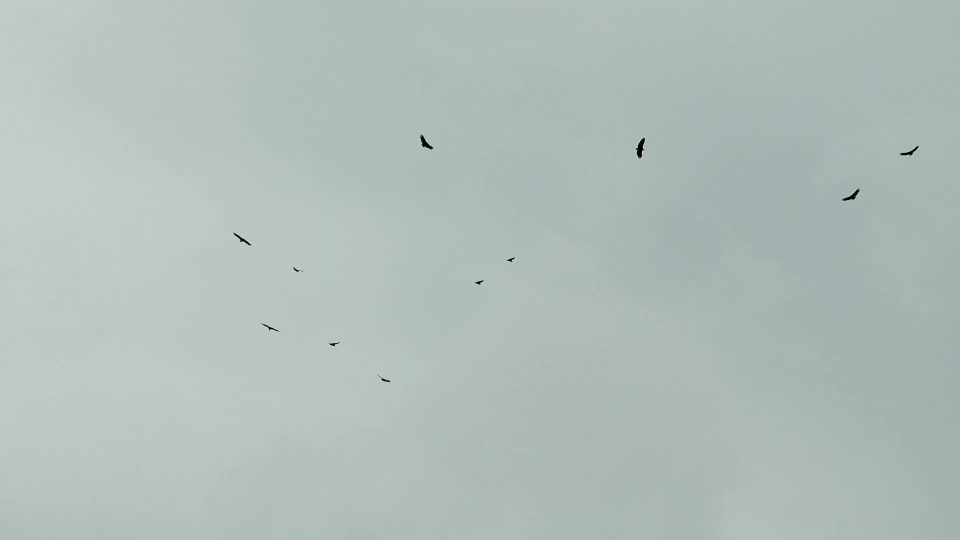
#> input picture frame 54 of Images/Flying Birds 4K Video - Free HD Stock Footage - No Copyright - Bird Animals Sky.mp4, 1920 x 1080 px (shown at 1/2 size)
$ python BIRDSONG_VIDEO.py
#> lines starting #> are read from the running program, lines starting #| are printed output that depends on the picture; after the words box and inside, x2 and y2 are one past the last pixel; in counts of white or black regions, pixels touching at a corner belong together
import cv2
import numpy as np
import csv
import os

# --------------------------
# Parameters
# --------------------------
VIDEO_PATH = "/Users/maxkeune/Documents/GitHub/BirdSong---OpenMusic/Images/Flying Birds 4K Video - Free HD Stock Footage - No Copyright - Bird Animals Sky.mp4"
OUTPUT_CSV = "birds_video_normalized.csv"
OUTPUT_LISP = "birds_video.lisp"
OUTPUT_DEBUG_DIR = "video_debug_frames"
OUTPUT_DIR = "/Users/maxkeune/Documents/GitHub/BirdSong---OpenMusic/BirdWorkSpace/user"
os.makedirs(OUTPUT_DIR, exist_ok=True)
os.makedirs(OUTPUT_DEBUG_DIR, exist_ok=True)

MERGE_DISTANCE = 20
MIN_AREA = 30
MAX_AREA = 500
FRAME_INTERVAL = 0.5  # seconds between frames

# --------------------------
# Helper: merge close points
# --------------------------
def merge_close_points(points, min_dist=MERGE_DISTANCE):
    merged = []
    for p in points:
        if not merged:
            merged.append(p)
        else:
            dists = [np.linalg.norm(np.array(p) - np.array(m)) for m in merged]
            if min(dists) < min_dist:
                idx = np.argmin(dists)
                merged[idx] = (
                    (merged[idx][0] + p[0]) / 2,
                    (merged[idx][1] + p[1]) / 2
                )
            else:
                merged.append(p)
    return merged

# --------------------------
# Open video
# --------------------------
cap = cv2.VideoCapture(VIDEO_PATH)
if not cap.isOpened():
    raise FileNotFoundError(f"Could not open video {VIDEO_PATH}")

fps = cap.get(cv2.CAP_PROP_FPS)
frame_count = int(cap.get(cv2.CAP_PROP_FRAME_COUNT))
frame_interval_count = int(fps * FRAME_INTERVAL)

all_csv_data = []
all_x_raw, all_y_raw = [], []
all_x_norm, all_y_midi = [], []

frame_idx = 0
while True:
    ret, frame = cap.read()
#> frame is the input picture: shape (1080, 1920, 3); mean B, G, R 187, 189.4, 177
    if not ret:
        break

    if frame_idx % frame_interval_count == 0:
        height, width = frame.shape[:2]

        # --------------------------
        # Process frame
        # --------------------------
        gray = cv2.cvtColor(frame, cv2.COLOR_BGR2GRAY)
        gray_clahe = cv2.createCLAHE(clipLimit=2.0, tileGridSize=(8,8)).apply(gray)
        gray_clahe = cv2.normalize(gray_clahe, None, 0, 255, cv2.NORM_MINMAX)
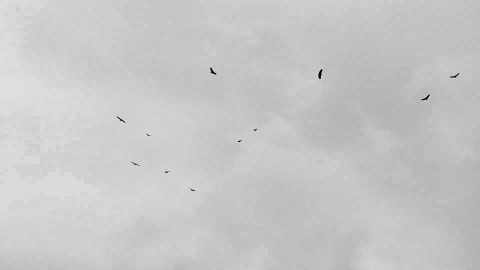
#> gray_clahe: shape (1080, 1920) (shown at 1/4 size); min 0, max 255, mean 198.7
        gray_clahe = cv2.convertScaleAbs(gray_clahe, alpha=1.5, beta=30)
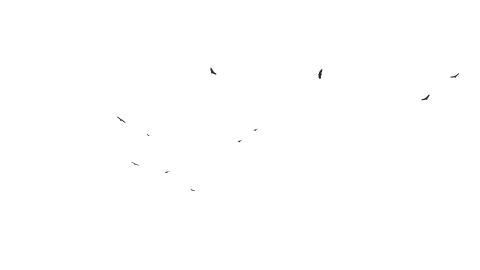
#> gray_clahe: shape (1080, 1920) (shown at 1/4 size); min 30, max 255, mean 254.8
        blurred = cv2.GaussianBlur(gray_clahe, (7,7), 0)

        # Adaptive threshold + morphology
        thresh = cv2.adaptiveThreshold(blurred, 255,
                                       cv2.ADAPTIVE_THRESH_GAUSSIAN_C,
                                       cv2.THRESH_BINARY_INV, 11, 2)
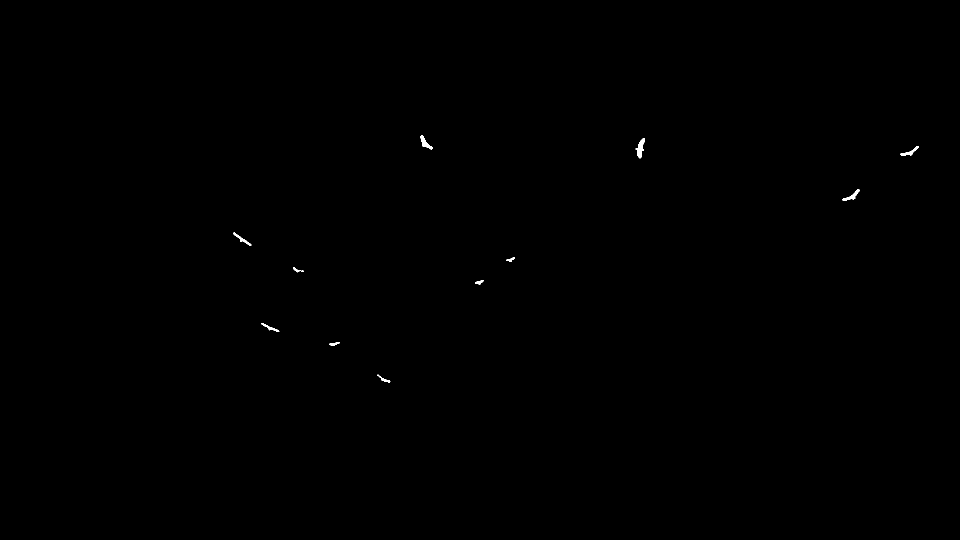
#> thresh: shape (1080, 1920) (shown at 1/2 size); 0.09% white; 12 white regions (1 under 20 px), largest, box (x1, y1, x2, y2) and area: (1271, 276, 1290, 317) 369, (841, 270, 866, 299) 274, (1684, 378, 1719, 402) 247
        kernel = np.ones((3,3), np.uint8)
        thresh = cv2.morphologyEx(thresh, cv2.MORPH_OPEN, kernel, iterations=1)
#> thresh: shape (1080, 1920); 0.09% white; 12 white regions (1 under 20 px)

        # Contour detection
        contours, _ = cv2.findContours(thresh, cv2.RETR_EXTERNAL, cv2.CHAIN_APPROX_SIMPLE)
#> contours = 12 contours, 1 with area under 20; largest, box (x1, y1, x2, y2) and area: (1273, 276, 1290, 316) 316, (841, 270, 866, 299) 236, (1685, 378, 1719, 402) 204, (1801, 292, 1837, 311) 170, (467, 465, 502, 491) 151
        points = []
        for cnt in contours:
            area = cv2.contourArea(cnt)
            if MIN_AREA <= area <= MAX_AREA:
                M = cv2.moments(cnt)
                if M['m00'] != 0:
                    cx = int(M['m10'] / M['m00'])
                    cy = int(M['m01'] / M['m00'])
                    points.append((cx, cy))
#> this loop made 12 passes
#> (area, cx, cy) on passes 1, 2, 3, 4, 6, 7, 8, 9: (56.5, 770, 760), (61, 668, 687), (108, 540, 655), (59, 958, 564), (39, 591, 539), (56.5, 1021, 518), (151, 483, 478), (203.5, 1703, 391)
#> after the loop, points = [(770, 760), (668, 687), (540, 655), (958, 564), (591, 539), (1021, 518), (483, 478), (1703, 391), (1819, 303), (1280, 295), (850, 285)]

        points = merge_close_points(points, MERGE_DISTANCE)
#> the loop in merge_close_points, `for p in points:` made 11 passes
#> (p, dists) on passes 2 to 7: ((668, 687), [125.4]), ((540, 655), [252.8, 131.9]), ((958, 564), [271.6, 315, 427.8]), ((591, 539), [284.4, 166.8, 126.7, 367.9]), ((1021, 518), [348.7, 391.4, 500.1, 78.01, 430.5]), ((483, 478), [402.4, 279.1, 186, 482.7, 124, 539.5])
#> after the loop in merge_close_points, `for p in points:`: merged has the same summary as points outside merge_close_points

        if points:
            # Sort birds left to right by X
            points = sorted(points, key=lambda p: p[0])
#> points = [(483, 478), (540, 655), (591, 539), (668, 687), (770, 760), (850, 285), (958, 564), (1021, 518), (1280, 295), (1703, 391), (1819, 303)]

            xs = [cx for (cx, _) in points]
#> xs = [483, 540, 591, 668, 770, 850, 958, 1021, 1280, 1703, 1819]
            x_min, x_max = min(xs), max(xs)
#> x_min = 483; x_max = 1819
            if x_max - x_min < 1e-3:
                x_max += 1

            def norm_x(cx):
                return np.interp(cx, [x_min, x_max], [0,1])
            def norm_y(cy):
                cy_clipped = np.clip(cy, 0, height)
                return int(np.interp(cy_clipped, [0,height], [127,0]))


            # Append CSV data
            for (cx, cy) in points:
                all_csv_data.append([frame_idx/fps, norm_x(cx), norm_y(cy)])
#> this loop made 11 passes
#> (cx, cy, cy_clipped in norm_y) on passes 1 to 8: (483, 478, 478), (540, 655, 655), (591, 539, 539), (668, 687, 687), (770, 760, 760), (850, 285, 285), (958, 564, 564), (1021, 518, 518)
#> after the loop, all_csv_data = [[0, 0, 70], [0, 0.0427, 49], [0, 0.0808, 63], [0, 0.138, 46], [0, 0.215, 37], [0, 0.275, 93], [0, 0.356, 60], [0, 0.403, 66], [0, 0.597, 92], [0, 0.913, 81], [0, 1, 91]]

            # Append Lisp dataset
            all_x_raw.extend([str(round(x)) for x,_ in points])
            all_y_raw.extend([str(round(y)) for _,y in points])
            all_x_norm.extend([str(round(norm_x(x),4)) for x,_ in points])
            all_y_midi.extend([str(norm_y(y)) for _,y in points])

            # Debug frame
            debug_frame = frame.copy()
            for i,(x,y) in enumerate(points):
                cv2.circle(debug_frame, (int(x), int(y)), 8, (0,0,255), 2)
                cv2.putText(debug_frame, str(i+1), (int(x)+10,int(y)-10),
                            cv2.FONT_HERSHEY_SIMPLEX, 0.6, (0,255,0), 2)
#> this loop made 11 passes
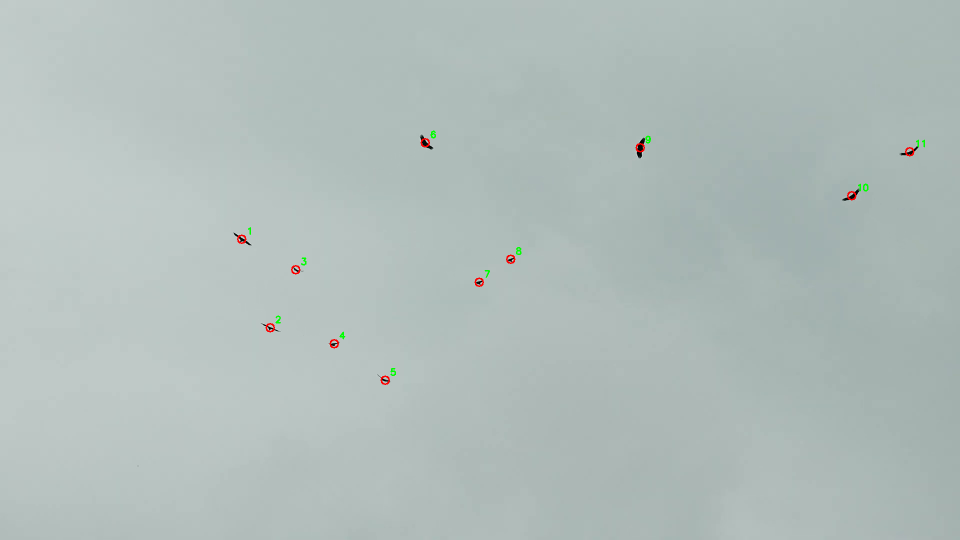
#> debug_frame: shape (1080, 1920, 3) (shown at 1/2 size); 0.14% of pixels changed, all inside (x1, y1, x2, y2) = (474, 261, 1850, 770)
            debug_filename = os.path.join(OUTPUT_DEBUG_DIR, f"frame_{frame_idx:05d}.jpg")
            cv2.imwrite(debug_filename, debug_frame)

    frame_idx += 1

cap.release()
print(f"Processed video: {VIDEO_PATH}")

# --------------------------
# Write CSV
# --------------------------
with open(os.path.join(OUTPUT_DIR, OUTPUT_CSV), "w", newline="") as f:
    writer = csv.writer(f)
    writer.writerow(["time_s", "x_norm", "y_midi"])
    writer.writerows(all_csv_data)

print(f"Normalized CSV saved: {os.path.join(OUTPUT_DIR, OUTPUT_CSV)}")

# --------------------------
# Write Lisp file (single dataset)
# --------------------------
lisp_filename = os.path.join(OUTPUT_DIR, OUTPUT_LISP)
with open(lisp_filename, "w") as f:
    f.write(f";; Bird data from video: {os.path.basename(VIDEO_PATH)}\n")
    f.write(f"(defun bird-x-raw () '(" + " ".join(all_x_raw) + "))\n")
    f.write(f"(defun bird-y-raw () '(" + " ".join(all_y_raw) + "))\n")
    f.write(f"(defun bird-x () '(" + " ".join(all_x_norm) + "))\n")
    f.write(f"(defun bird-y () '(" + " ".join(all_y_midi) + "))\n")

print(f"Lisp file saved: {lisp_filename}")

$ run again, starting later in the video
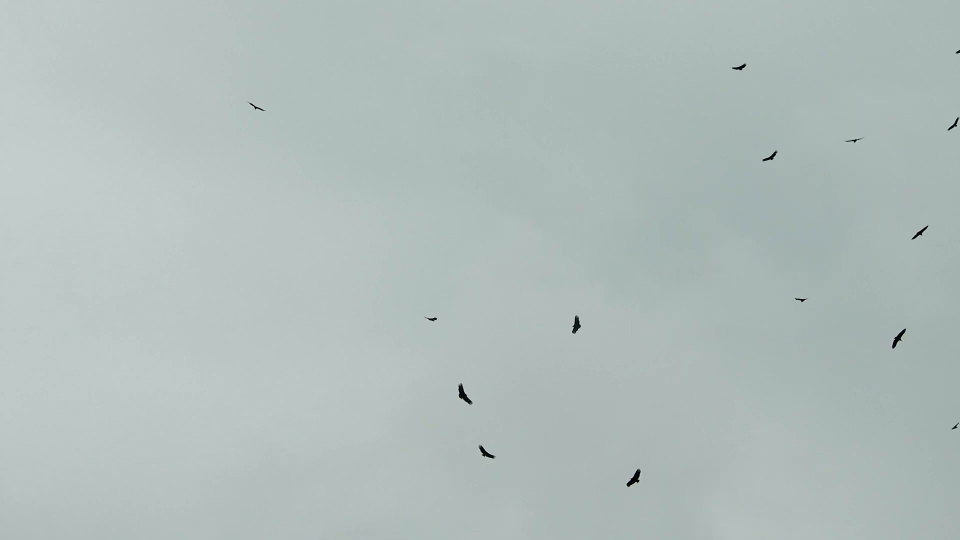
#> input picture frame 244 of Images/Flying Birds 4K Video - Free HD Stock Footage - No Copyright - Bird Animals Sky.mp4, 1920 x 1080 px (shown at 1/2 size)
#> frame is the input picture: shape (1080, 1920, 3); mean B, G, R 187.1, 189.5, 177.2
#> `thresh = cv2.adaptiveThreshold(blurred, 255, cv2.ADAPTIVE_THRESH_GAUSS..`:
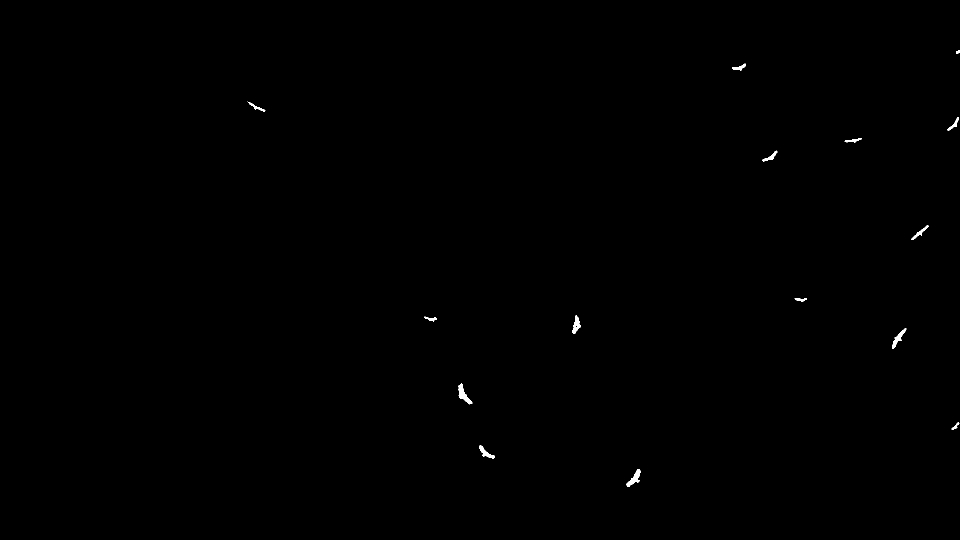
#> thresh: shape (1080, 1920) (shown at 1/2 size); 0.15% white; 15 white regions, largest, box (x1, y1, x2, y2) and area: (917, 767, 945, 809) 437, (1253, 938, 1281, 974) 399, (1784, 657, 1813, 698) 339
#> contours = 15 contours; largest, box (x1, y1, x2, y2) and area: (917, 768, 944, 808) 384, (1253, 938, 1281, 974) 351, (1144, 631, 1162, 667) 291, (1784, 657, 1812, 697) 282, (958, 891, 989, 917) 244
#> the loop `for cnt in contours:` made 15 passes
#> (area, cx, cy) on passes 1 to 8: (351, 1268, 956), (244, 971, 905), (58, 1910, 852), (383.5, 927, 789), (282, 1796, 676), (77.5, 862, 637), (291, 1152, 650), (74, 1600, 598)
#> after the loop `for cnt in contours:`: points = [(1268, 956), (971, 905), (1910, 852), (927, 789), (1796, 676), (862, 637), (1152, 650), (1600, 598), (1839, 465), (1540, 313), (1706, 280), (1907, 248), (513, 214), (1479, 134)]
#> the loop in merge_close_points, `for p in points:` made 14 passes
#> (p, dists) on passes 2 to 7: ((971, 905), [301.3]), ((1910, 852), [650.4, 940.5]), ((927, 789), [379.7, 124.1, 985]), ((1796, 676), [597.6, 856.2, 209.7, 876.3]), ((862, 637), [516.3, 289.3, 1069.8, 165.3, 934.8]), ((1152, 650), [327.2, 312.7, 784.5, 264.5, 644.5, 290.3])
#> after the loop in merge_close_points, `for p in points:`: merged has the same summary as points outside merge_close_points
#> `points = sorted(points, key=lambda p: p[0])`: points = [(513, 214), (862, 637), (927, 789), (971, 905), (1152, 650), (1268, 956), (1479, 134), (1540, 313), (1600, 598), (1706, 280), (1796, 676), (1839, 465), (1907, 248), (1910, 852)]
#> xs = [513, 862, 927, 971, 1152, 1268, 1479, 1540, 1600, 1706, 1796, 1839, 1907, 1910]
#> x_min = 513; x_max = 1910
#> the loop `for (cx, cy) in points:` made 14 passes
#> (cx, cy, cy_clipped in norm_y) on passes 1 to 8: (513, 214, 214), (862, 637, 637), (927, 789, 789), (971, 905, 905), (1152, 650, 650), (1268, 956, 956), (1479, 134, 134), (1540, 313, 313)
#> after the loop `for (cx, cy) in points:`: all_csv_data = [[0, 0, 101], [0, 0.25, 52], [0, 0.296, 34], [0, 0.328, 20], [0, 0.457, 50], [0, 0.54, 14], [0, 0.691, 111], [0, 0.735, 90], [0, 0.778, 56], [0, 0.854, 94], [0, 0.918, 47], [0, 0.949, 72], [0, 0.998, 97], [0, 1, 26]]
#> the loop `for i,(x,y) in enumerate(points):` made 14 passes
#> after the loop `for i,(x,y) in enumerate(points):`:
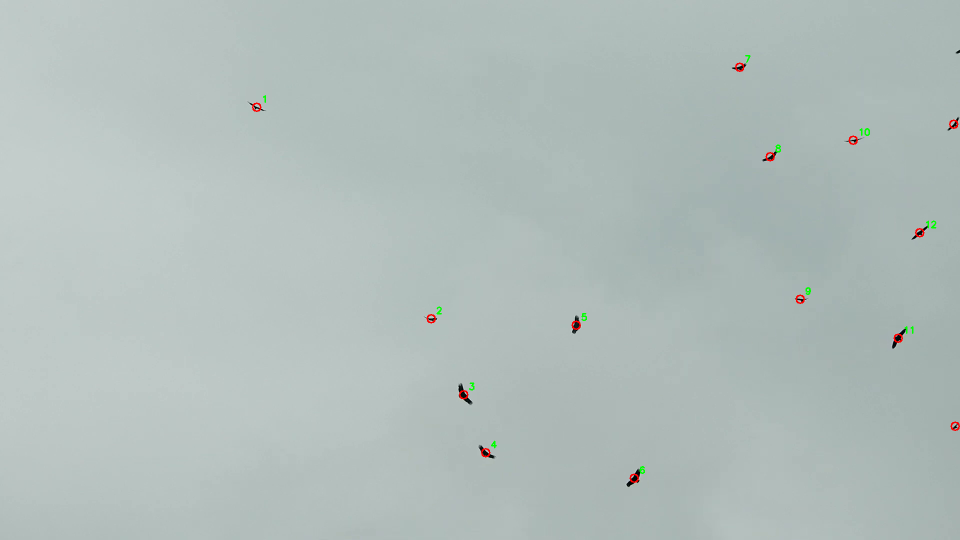
#> debug_frame: shape (1080, 1920, 3) (shown at 1/2 size); 0.17% of pixels changed, all inside (x1, y1, x2, y2) = (504, 110, 1920, 966)

$ run again, starting later in the video
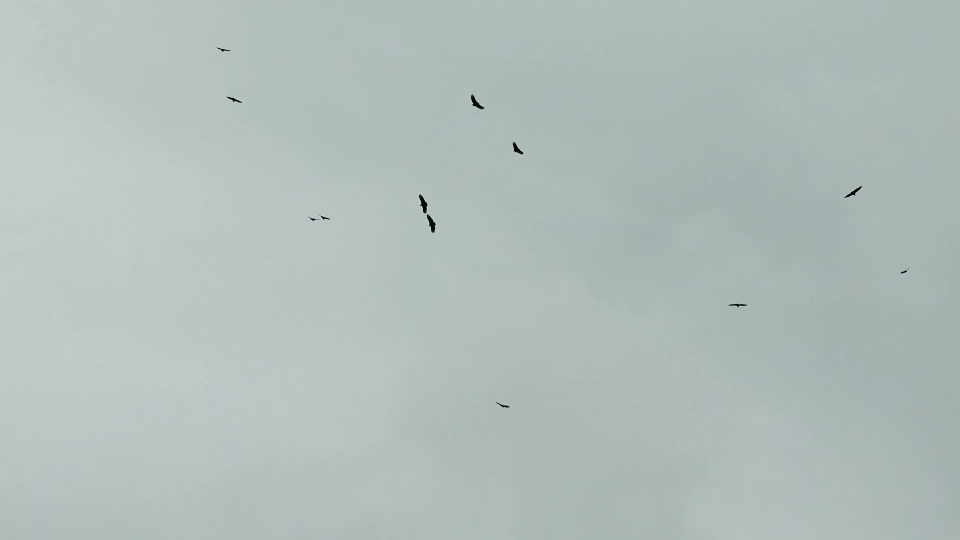
#> input picture frame 435 of Images/Flying Birds 4K Video - Free HD Stock Footage - No Copyright - Bird Animals Sky.mp4, 1920 x 1080 px (shown at 1/2 size)
#> frame is the input picture: shape (1080, 1920, 3); mean B, G, R 187.2, 189.6, 177.4
#> `thresh = cv2.adaptiveThreshold(blurred, 255, cv2.ADAPTIVE_THRESH_GAUSS..`:
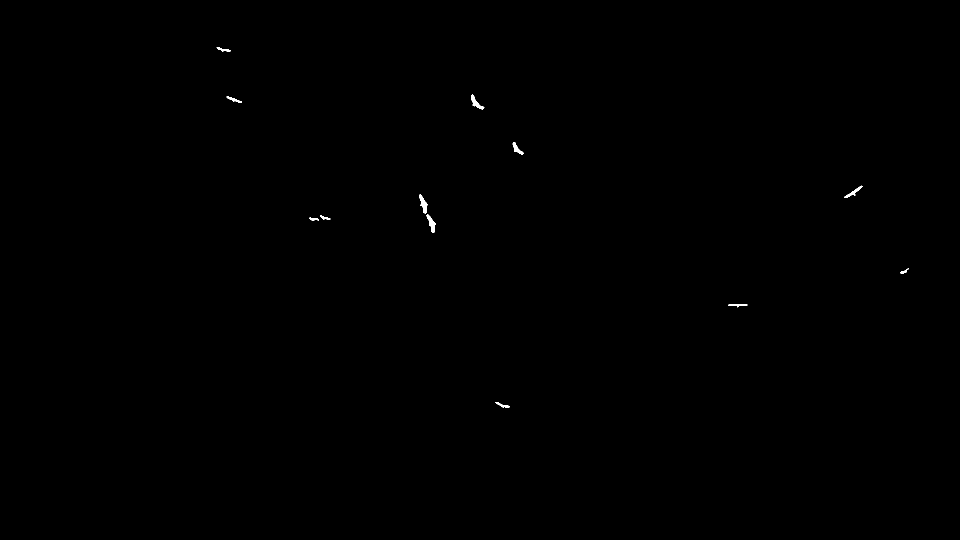
#> thresh: shape (1080, 1920) (shown at 1/2 size); 0.1% white; 12 white regions, largest, box (x1, y1, x2, y2) and area: (838, 389, 855, 427) 306, (853, 429, 871, 466) 300, (942, 189, 969, 219) 273
#> contours = 12 contours; largest, box (x1, y1, x2, y2) and area: (838, 389, 855, 427) 264, (853, 429, 871, 465) 256, (942, 190, 968, 219) 228, (1026, 285, 1047, 309) 178, (1689, 372, 1724, 396) 168
#> the loop `for cnt in contours:` made 12 passes
#> (area, cx, cy) on passes 1 to 8: (89, 1005, 810), (111.5, 1475, 609), (41.5, 1807, 543), (51, 627, 438), (61.5, 649, 435), (256.5, 862, 446), (263.5, 846, 407), (167.5, 1706, 384)
#> after the loop `for cnt in contours:`: points = [(1005, 810), (1475, 609), (1807, 543), (627, 438), (649, 435), (862, 446), (846, 407), (1706, 384), (1033, 297), (467, 199), (951, 205), (447, 99)]
#> the loop in merge_close_points, `for p in points:` made 12 passes
#> (p, dists) on passes 2 to 7: ((1475, 609), [511.2]), ((1807, 543), [845.3, 338.5]), ((627, 438), [530.3, 865.1, 1184.7]), ((649, 435), [517.1, 844.1, 1163, 22.2]), ((862, 446), [391.1, 634.3, 950, 235.1, 213.3]), ((846, 407), [433.2, 660.6, 970.6, 221.2, 199, 42.15])
#> after the loop in merge_close_points, `for p in points:`: merged has the same summary as points outside merge_close_points
#> `points = sorted(points, key=lambda p: p[0])`: points = [(447, 99), (467, 199), (627, 438), (649, 435), (846, 407), (862, 446), (951, 205), (1005, 810), (1033, 297), (1475, 609), (1706, 384), (1807, 543)]
#> xs = [447, 467, 627, 649, 846, 862, 951, 1005, 1033, 1475, 1706, 1807]
#> x_min = 447; x_max = 1807
#> the loop `for (cx, cy) in points:` made 12 passes
#> (cx, cy, cy_clipped in norm_y) on passes 1 to 8: (447, 99, 99), (467, 199, 199), (627, 438, 438), (649, 435, 435), (846, 407, 407), (862, 446, 446), (951, 205, 205), (1005, 810, 810)
#> after the loop `for (cx, cy) in points:`: all_csv_data = [[0, 0, 115], [0, 0.0147, 103], [0, 0.132, 75], [0, 0.149, 75], [0, 0.293, 79], [0, 0.305, 74], [0, 0.371, 102], [0, 0.41, 31], [0, 0.431, 92], [0, 0.756, 55], [0, 0.926, 81], [0, 1, 63]]
#> the loop `for i,(x,y) in enumerate(points):` made 12 passes
#> after the loop `for i,(x,y) in enumerate(points):`:
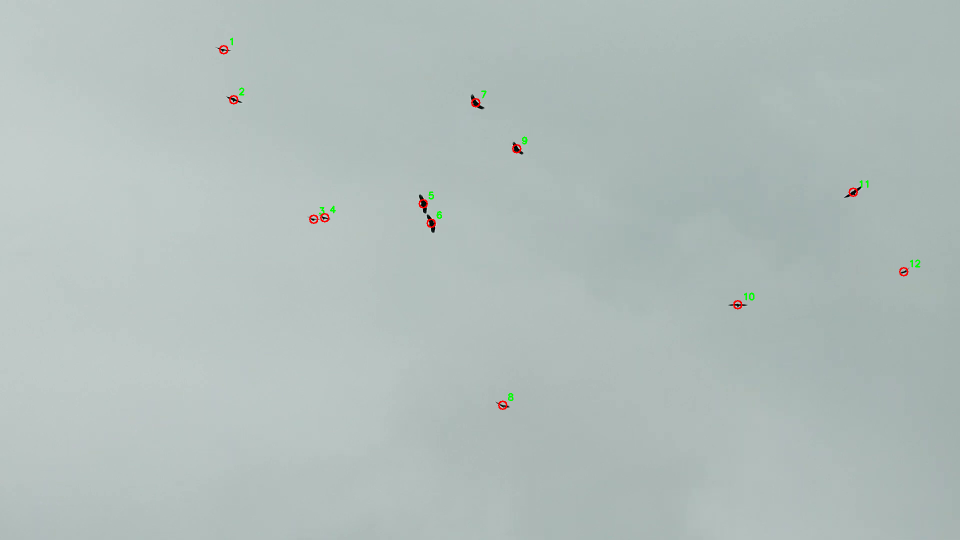
#> debug_frame: shape (1080, 1920, 3) (shown at 1/2 size); 0.15% of pixels changed, all inside (x1, y1, x2, y2) = (438, 75, 1841, 820)
